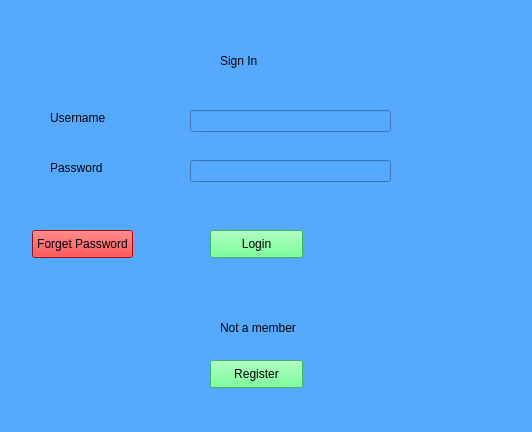
<?xml version="1.0" encoding="UTF-8"?>
<ui version="4.0">
 <class>LoginScreen</class>
 <widget class="QWidget" name="LoginScreen">
  <property name="geometry">
   <rect>
    <x>0</x>
    <y>0</y>
    <width>532</width>
    <height>432</height>
   </rect>
  </property>
  <property name="windowTitle">
   <string>Form</string>
  </property>
  <property name="styleSheet">
   <string notr="true">background-color: rgb(85, 170, 255);</string>
  </property>
  <widget class="QPushButton" name="pushButton">
   <property name="geometry">
    <rect>
     <x>210</x>
     <y>230</y>
     <width>93</width>
     <height>28</height>
    </rect>
   </property>
   <property name="styleSheet">
    <string notr="true">background-color: rgb(85, 255, 127);</string>
   </property>
   <property name="text">
    <string>Login</string>
   </property>
  </widget>
  <widget class="QPushButton" name="pushButton_2">
   <property name="geometry">
    <rect>
     <x>210</x>
     <y>360</y>
     <width>93</width>
     <height>28</height>
    </rect>
   </property>
   <property name="styleSheet">
    <string notr="true">background-color: rgb(85, 255, 127);</string>
   </property>
   <property name="text">
    <string>Register</string>
   </property>
  </widget>
  <widget class="QLabel" name="label">
   <property name="geometry">
    <rect>
     <x>220</x>
     <y>40</y>
     <width>71</width>
     <height>41</height>
    </rect>
   </property>
   <property name="text">
    <string>Sign In</string>
   </property>
  </widget>
  <widget class="QLabel" name="label_2">
   <property name="geometry">
    <rect>
     <x>220</x>
     <y>320</y>
     <width>101</width>
     <height>16</height>
    </rect>
   </property>
   <property name="text">
    <string>Not a member</string>
   </property>
  </widget>
  <widget class="QLabel" name="label_3">
   <property name="geometry">
    <rect>
     <x>50</x>
     <y>110</y>
     <width>101</width>
     <height>16</height>
    </rect>
   </property>
   <property name="text">
    <string>Username</string>
   </property>
  </widget>
  <widget class="QLabel" name="label_4">
   <property name="geometry">
    <rect>
     <x>50</x>
     <y>160</y>
     <width>91</width>
     <height>16</height>
    </rect>
   </property>
   <property name="text">
    <string>Password</string>
   </property>
  </widget>
  <widget class="QLineEdit" name="lineEdit">
   <property name="geometry">
    <rect>
     <x>190</x>
     <y>110</y>
     <width>201</width>
     <height>22</height>
    </rect>
   </property>
  </widget>
  <widget class="QLineEdit" name="lineEdit_2">
   <property name="geometry">
    <rect>
     <x>190</x>
     <y>160</y>
     <width>201</width>
     <height>22</height>
    </rect>
   </property>
  </widget>
  <widget class="QLabel" name="label_5">
   <property name="geometry">
    <rect>
     <x>220</x>
     <y>260</y>
     <width>221</width>
     <height>31</height>
    </rect>
   </property>
   <property name="text">
    <string/>
   </property>
  </widget>
  <widget class="QPushButton" name="pushButton_3">
   <property name="geometry">
    <rect>
     <x>32</x>
     <y>230</y>
     <width>101</width>
     <height>28</height>
    </rect>
   </property>
   <property name="styleSheet">
    <string notr="true">background-color: rgb(255, 0, 0);</string>
   </property>
   <property name="text">
    <string>Forget Password</string>
   </property>
  </widget>
 </widget>
 <resources/>
 <connections/>
</ui>
